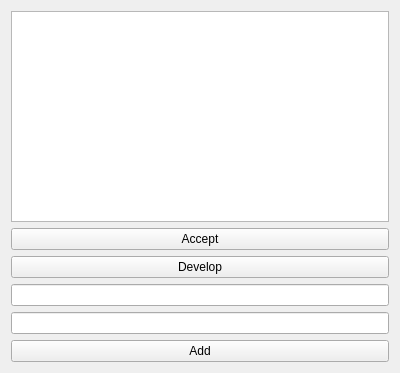
<?xml version="1.0" encoding="UTF-8"?>
<ui version="4.0">
 <class>WriterGUI</class>
 <widget class="QWidget" name="WriterGUI">
  <property name="geometry">
   <rect>
    <x>0</x>
    <y>0</y>
    <width>400</width>
    <height>373</height>
   </rect>
  </property>
  <property name="windowTitle">
   <string>WriterGUI</string>
  </property>
  <layout class="QVBoxLayout" name="verticalLayout">
   <item>
    <widget class="QTableView" name="tableView"/>
   </item>
   <item>
    <widget class="QPushButton" name="pushButton_2">
     <property name="text">
      <string>Accept</string>
     </property>
    </widget>
   </item>
   <item>
    <widget class="QPushButton" name="pushButton_3">
     <property name="text">
      <string>Develop</string>
     </property>
    </widget>
   </item>
   <item>
    <widget class="QLineEdit" name="lineEdit"/>
   </item>
   <item>
    <widget class="QLineEdit" name="lineEdit_2"/>
   </item>
   <item>
    <widget class="QPushButton" name="pushButton">
     <property name="text">
      <string>Add</string>
     </property>
    </widget>
   </item>
  </layout>
 </widget>
 <resources/>
 <connections/>
</ui>
